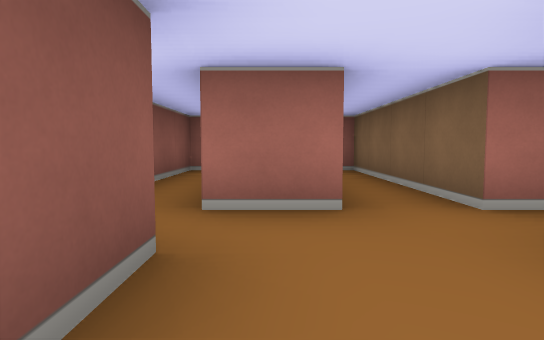
[1] (above)

24 first-person views from a walk through a cub3D level. The camera is about half as high as the walls, tilts 4° down and sees 75° across. The floor is counted in squares. Each view is taken from the middle of a square. On the plan, view 1 faces up. The plan holds only what a view shows up to about 9 squares ahead; the rest is blank.

[2]
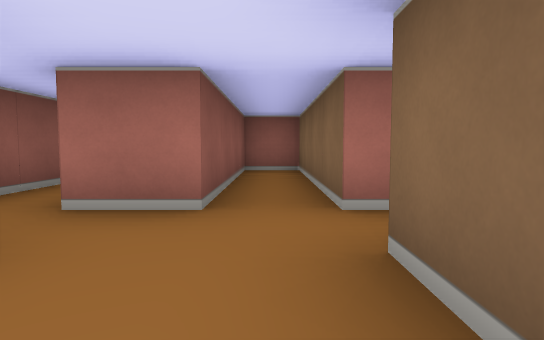

[3]
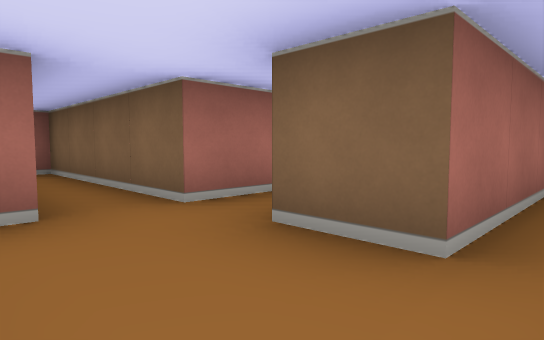

[4]
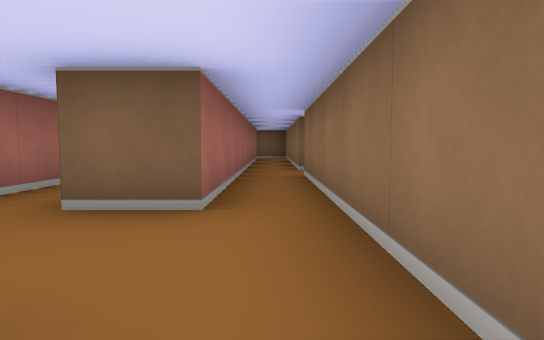

[5]
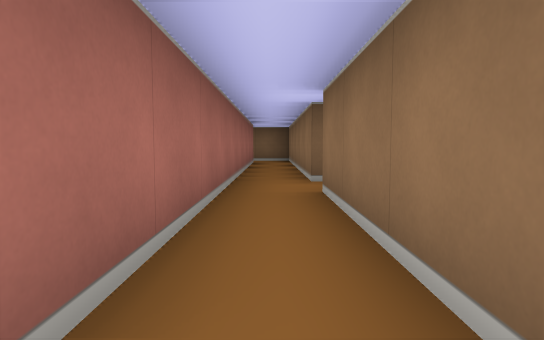

[6]
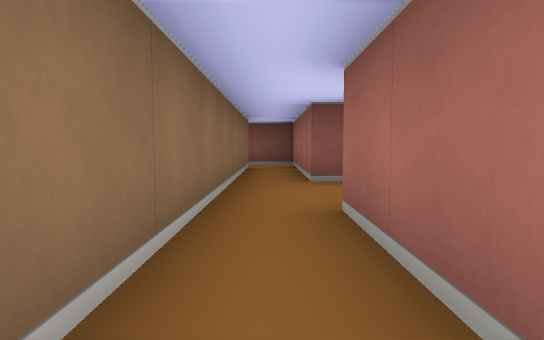

[7]
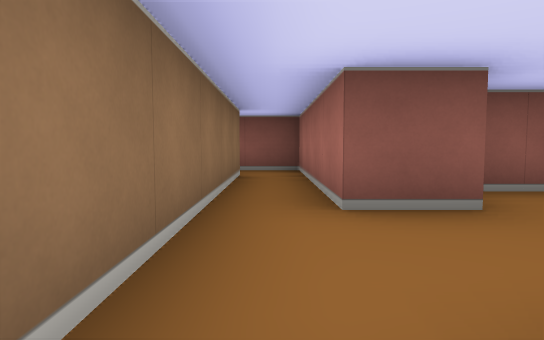

[8]
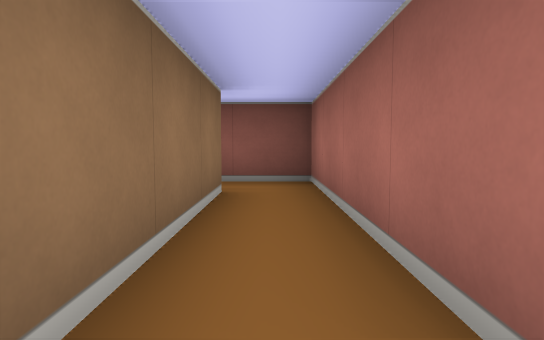

[9]
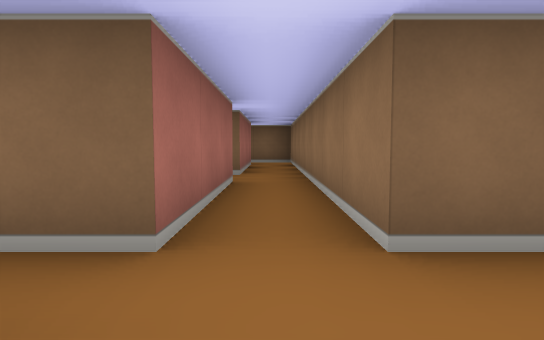

[10]
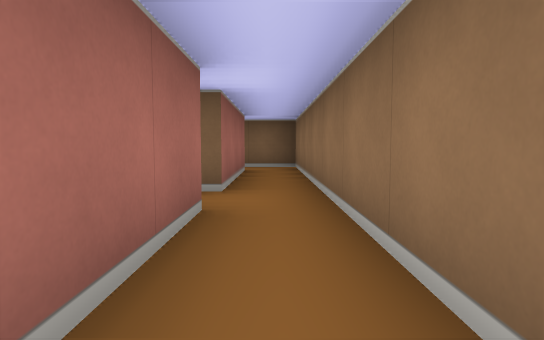

[11]
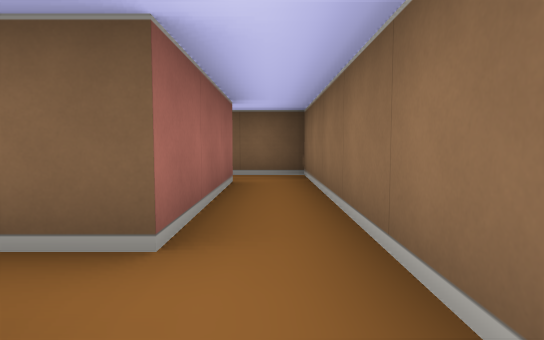

[12]
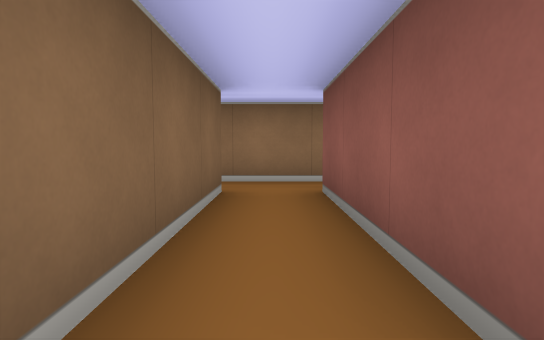

[13]
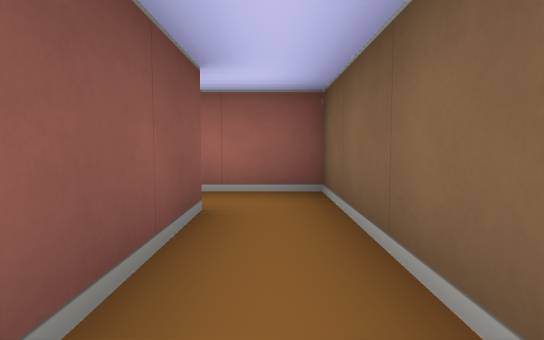

[14]
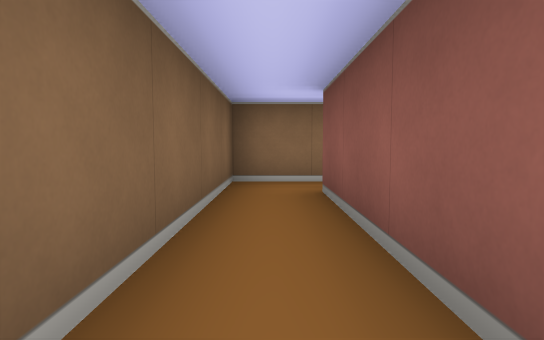

[15]
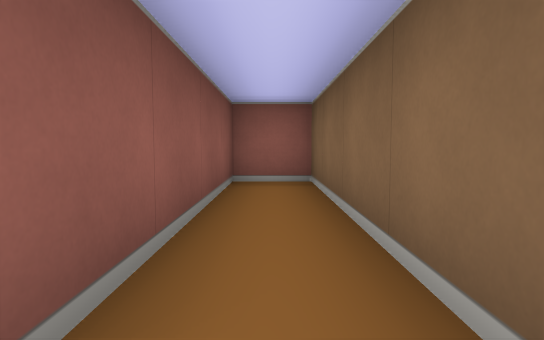

[16]
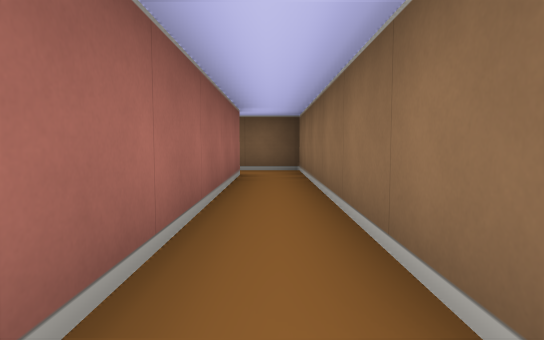

[17]
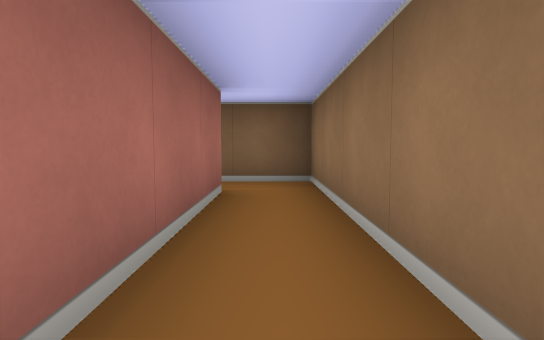

[18]
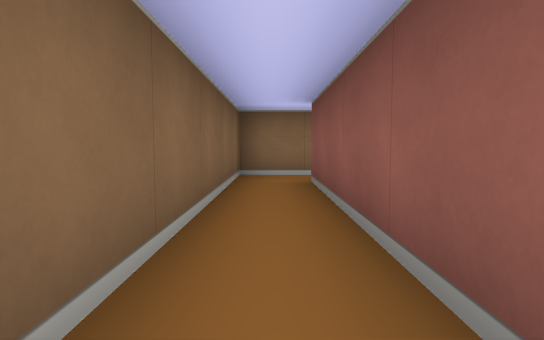

[19]
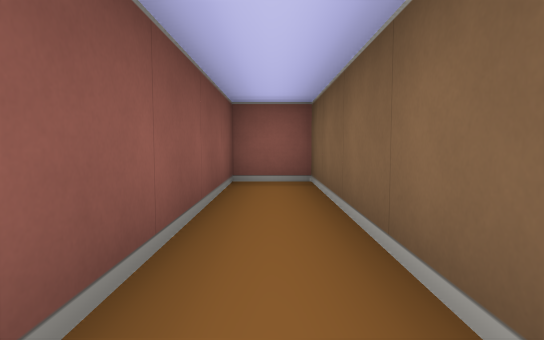

[20]
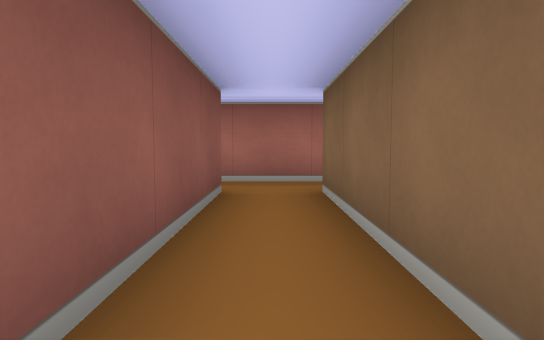

[21]
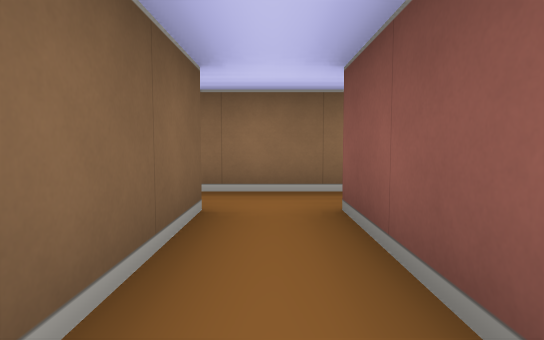

[22]
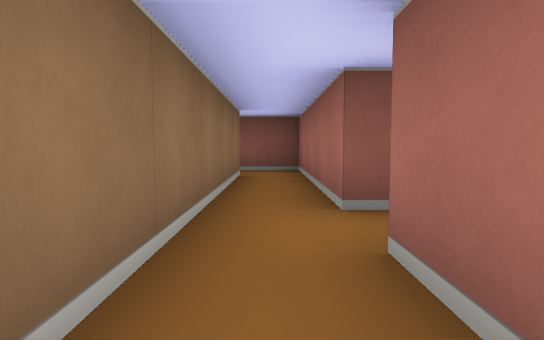

[23]
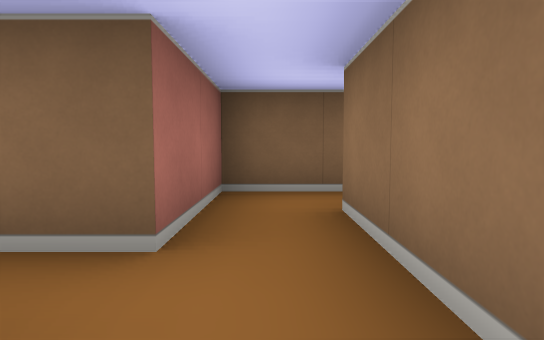

[24]
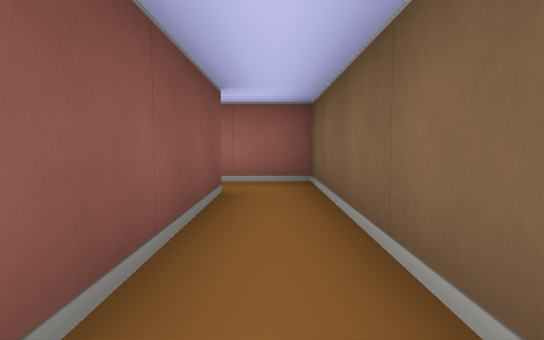

### Floor plan
Points are (right, up) in squares from view 1. A wall is a line through its corners. A room is listed if a view was taken in it or the views show most of it. See-through windows are left out.
Room 1 (views 1, 2, 3, 4, 5, 6, 7, 8, 16)
walls: (-0.5, 1.6) (-0.5, 0.5) (-4.5, 0.5) (-4.5, -0.8); (-3.5, -0.5) (4.5, -0.5); (5.5, 0.5) (1.5, 0.5) (1.5, 1.5)
ways out: opening at (0.5, 1) to room 2; opening at (5, 0) to room 5; opening at (5, -1) to room 6; opening at (-4, -1)
Room 2 (view 9)
walls: (1.5, 2.5) (1.5, 6.5) (0.5, 6.5) (0.5, 2.5) (-0.5, 2.5)
ways out: opening at (0.5, 1) to room 1; opening at (2, 2) to room 3; opening at (0, 2) to room 8
Room 3 (views 10, 11, 12, 13)
walls: (4.5, 5.5) (4.5, 2.5) (1.5, 2.5); (5.5, 2.5) (5.5, 6.5) (4.2, 6.5); (1.5, 1.5) (5.5, 1.5)
ways out: opening at (2, 2) to room 2; opening at (6, 2) to room 4; opening at (4, 6)
Room 4 (views 14, 15)
walls: (5.5, 1.5) (9.5, 1.5) (9.5, 6.5) (8.5, 6.5) (8.5, 2.5) (5.5, 2.5)
ways out: opening at (6, 2) to room 3
Room 5 (views 17, 18, 19)
walls: (5.5, -0.5) (11.5, -0.5) (11.5, 6.5) (10.5, 6.5) (10.5, 0.5) (5.5, 0.5)
ways out: opening at (5, 0) to room 1
Room 6 (views 20, 21, 23)
walls: (5.5, -3.5) (5.5, -0.5); (4.5, -0.5) (4.5, -3.5) (1.5, -3.5); (1.5, -4.5) (5.5, -4.5)
ways out: opening at (5, -1) to room 1; opening at (6, -4) to room 7; opening at (1, -4)
Room 7 (views 22, 24)
walls: (7.5, -7.4) (7.5, -3.5) (5.5, -3.5); (5.5, -4.5) (6.5, -4.5) (6.5, -7.4)
ways out: opening at (6, -4) to room 6
Room 8 (no view inside)
walls: (-1.5, 6.5) (-1.5, 2)
ways out: opening at (0, 2) to room 2

Positions as (right, up) in squares from view 1, and headings:
1: (0, 0), facing up
2: (1, 0), facing up
3: (0, 0), facing up-right
4: (-1, 0), facing right
5: (1, 0), facing right
6: (4, 0), facing left
7: (2, 0), facing left
8: (0, 0), facing left
9: (0, 2), facing right
10: (2, 2), facing right
11: (4, 2), facing right
12: (5, 6), facing down
13: (5, 3), facing up
14: (9, 6), facing down
15: (9, 2), facing up
16: (5, 0), facing right
17: (7, 0), facing right
18: (11, 5), facing down
19: (11, 2), facing up
20: (5, -4), facing up
21: (5, -1), facing down
22: (7, -4), facing left
23: (4, -4), facing right
24: (7, -8), facing up
